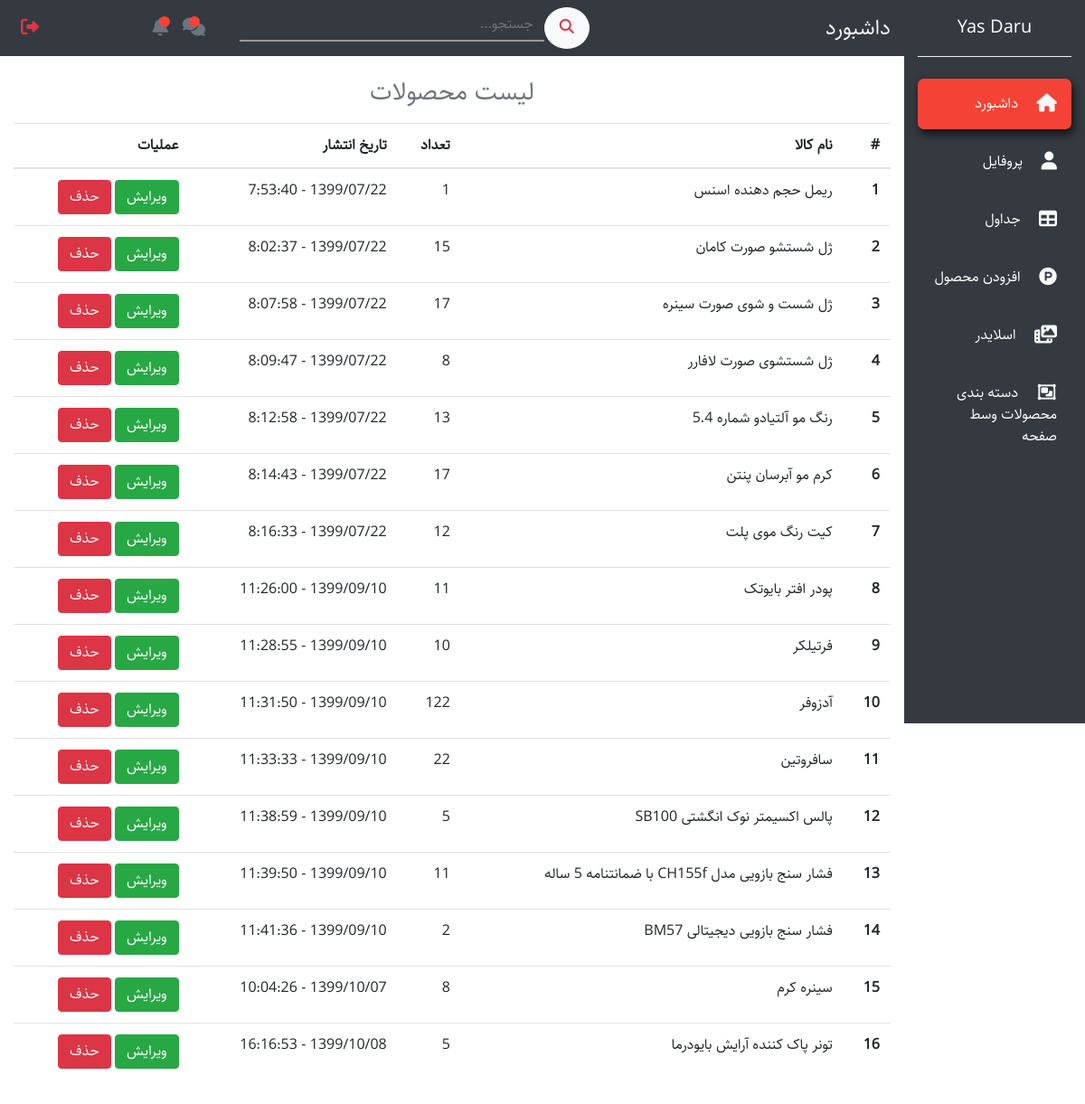
The app's page /dashboard/tables/ (signed in), older data.
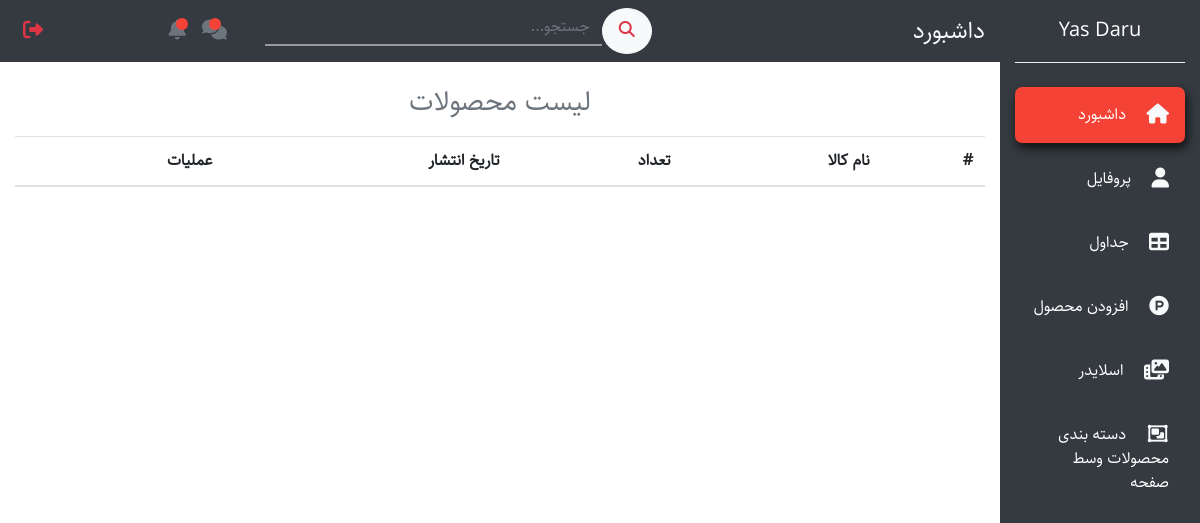
The same page, newer data.
### products/models.py (models this page shows, shortened)
class Product(models.Model):
    english_title       = models.CharField(max_length=200)
    persian_title       = models.CharField(max_length=200)
    brand_name          = models.CharField(max_length=200)
    price               = models.DecimalField(decimal_places=0, max_digits=30, default=100000)
    quantity            = models.PositiveIntegerField(default='1')
    slug                = models.SlugField(max_length=250, blank=True, null=True)
    active              = models.BooleanField(default=True)
    featured            = models.BooleanField(default=False)
    image               = models.ImageField(upload_to='products_pics', null=True, blank=True)
    date                = models.CharField(max_length=200, default=shamsi_date)
    category            = models.ForeignKey(Category, models.SET_NULL, null=True, blank=True)
    sub_category        = models.ForeignKey(SubCategory, models.SET_NULL, null=True, blank=True)
    description         = models.ForeignKey(StandardDescription, models.SET_NULL, null=True, blank=True)
    image_medium = ImageSpecField(source='image',
                                  processors=[Thumbnail(120, 120)],
                                  format='JPEG',
                                  options={'quality': 60})
    image_small = ImageSpecField(source='image',
                                 processors=[Thumbnail(50, 50)],
                                 format='JPEG',
                                 options={'quality': 60})

### dashboard/views.py (the view)
# urls.py: path('tables/', tables, name='tables'),
@staff_member_required
def tables(request):
    products = Product.objects.all()
    return render(request, 'dashboard/tables.html', {'products': products})

### A/dateconverter.py (called while the page is built)
def gLeapYear(y):
    if (y % 4 == 0) and ((y % 100 != 0) or (y % 400 == 0)):
        return True
    else:
        return False

### A/utils.py (called while the page is built)
def shamsi_date():
    now    = datetime.datetime.now()
    year   = now.year
    month  = now.month
    day    = now.day
    hour   = now.hour
    minute = now.minute
    second = now.second
    if len(str(day)) == 1:
        day = "0" + str(day)
    if len(str(month)) == 1:
        month = "0" + str(month)
    if len(str(minute)) == 1:
        minute = "0" + str(minute)
    if len(str(second)) == 1:
        second = "0" + str(second)
    stoday   = shamsiDate(int(year), int(month), int(day))
    clocknow = str(hour) +":"+ str(minute) +":"+ str(second)
    return f'{stoday} - {clocknow}'

### accounts/models.py (called while the page is built)
    @property
    def is_staff(self):
        return self.is_admin

### carts/models.py (called while the page is built)
def pre_save_cart_receiver(sender, instance, *args, **kwargs):
    if instance.subtotal > 0:
        instance.total = instance.subtotal + 0
    else:
        instance.total = 0.00

    def new_or_get(self, request):
        cart_id = request.session.get('cart_id', None)
        qs = self.get_queryset().filter(id=cart_id)
        if qs.count() == 1:
            new_obj = False
            print('Cart id exists')
            cart_obj = qs.first()
            if request.user.is_authenticated and cart_obj.user is None:
                cart_obj.user = request.user
                cart_obj.save()
        else:
            cart_obj = Cart.objects.new(user=request.user)
            new_obj = True
            request.session['cart_id'] = cart_obj.id
        return cart_obj, new_obj

    def new(self, user=None):
        user_obj = None
        if user is not None:
            if user.is_authenticated:
                user_obj = user
        return self.model.objects.create(user=user_obj)

### main/context_processors.py (called while the page is built)
def general_context(request):
    cart_obj, new_obj = Cart.objects.new_or_get(request)
    return {
                'cart': cart_obj,
            }

### dashboard/templates/dashboard/tables.html
{% extends 'dashboard/base.html' %}
{% block content %}
  <section id="tables1">
    <div class="container-fluid">
      <div class="row mb-5">
        <div class="col-xl-10 col-lg-9 col-md-8 mr-auto">
          <div class="row">
            <div class="col-12">
              <h3 class="text-muted text-center mb-3">لیست محصولات</h3>
            </div>
            <div class="col-12">
              <table class="table">
                <thead>
                  <tr>
                    <th scope="col">#</th>
                    <th scope="col">نام کالا</th>
                    <th scope="col">تعداد</th>
                    <th scope="col">تاریخ انتشار</th>
                    <th scope="col">عملیات</th>
                  </tr>
                </thead>
                <tbody>
                  {% for product in products %}
                  <tr>
                      <th scope="row">{{ forloop.counter }}</th>
                      <td>{{ product.persian_title }}</td>
                      <td>{{ product.quantity }}</td>
                      <td>{{ product.date }}</td>
                      <td>
                        <a class="btn btn-success" href="{% url 'dashboard:edit-product' product.pk %}">ویرایش</a>
                        <a class="btn btn-danger" href="{% url 'dashboard:delete-product' product.pk %}">حذف</a>
                      </td>
                  </tr>
                  {% endfor %}
                </tbody>
              </table>
            </div>
          </div>
        </div>
      </div>
    </div>
  </section>
{% endblock %}

### dashboard/templates/dashboard/base.html (shortened to what this page needs)
{% load static %}
{% if user.is_staff %}
<!DOCTYPE html>
<html lang="en">
<head>
  <link rel="stylesheet" href="https://stackpath.bootstrapcdn.com/bootstrap/4.5.0/css/bootstrap.min.css">
  <link rel="stylesheet" href="{% static 'dashboard/css/styleAdmin.css' %}">
  <link rel="stylesheet" href="{% static 'dashboard/js/jquery-ui.css' %}">
</head>
<body>
    <nav class="navbar navbar-expand-md navbar-light">
      <div class="collapse navbar-collapse" id="myNavbar">
        <div class="container-fluid">
          <div class="row">
            <div class="col-xl-2 col-lg-3 col-md-4 bg-dark text-white sidebar fixed-top">
              <a href="#" class="navbar-brand d-block text-white mx-auto text-center py-3 mb-4 bottom-border">Yas Daru</a>
              <ul class="navbar-nav flex-column mt-4" id="ul1">
                <li class="nav-item" id="dashboard">
                  <a href="admin.html" class="nav-link text-white p-3 mb-2 current">
                    <i class="fas fa-home text-light fa-lg ml-3"></i>
                    داشبورد
                  </a>
                </li>
                <li class="nav-item" id="profile1">
                  <a href="#" class="nav-link text-white p-3 mb-2 sidebar-link">
                    <i class="fas fa-user text-light fa-lg ml-3"></i>
                    پروفایل
                  </a>
                </li>
                <li class="nav-item" id="table2">
                  <a href="{% url 'dashboard:tables' %}" class="nav-link text-white p-3 mb-2 sidebar-link">
                    <i class="fas fa-table text-light fa-lg ml-3"></i>
                    جداول
                  </a>
                </li>
                <li class="nav-item" id="attachProduct">
                  <a href="{% url 'dashboard:add-product' %}" class="nav-link text-white p-3 mb-2 sidebar-link">
                    <i class="fab fa-product-hunt text-light fa-lg ml-3"></i>
                    افزودن محصول
                  </a>
                </li>
                <li class="nav-item" id="accordion">
                  <a href="#setSlider1" class="nav-link text-white p-3 mb-2 sidebar-link" data-toggle="collapse">
                    <i class="fas fa-photo-video text-light fa-lg ml-3"></i>
                   اسلایدر
                  </a>
                </li>
                <li class="nav-item" id="showCategory">
                  <a href="sortProDash.html" class="nav-link text-white p-3 mb-2 sidebar-link">
                    <i class="far fa-object-group text-light fa-lg ml-3"></i>
                    دسته بندی محصولات وسط صفحه
                  </a>
                </li>
              </ul>
            </div>
            <div class="col-xl-10 col-lg-9 col-md-8 mr-auto bg-dark fixed-top top-navbar py-2">
              <div class="row align-items-center">
                <div class="col-md-4">
                  <h4 class="text-light mb-0">داشبورد</h4>
                </div>
                <div class="col-md-5">
                  <form action="">
                    <div class="input-group">
                      <button type="button" class="btn btn-light search-button"><i class="fas fa-search text-danger"></i></button>
                      <input type="text" class="form-control search-input" placeholder="جستجو...">
                    </div>
                  </form>
                </div>
                <div class="col-md-3">
                  <ul class="navbar-nav">
                    <li class="nav-item icon-parent">
                      <a href="#" class="nav-link icon-bullet"><i class="fas fa-comments text-muted fa-lg"></i></a>
                    </li>
                    <li class="nav-item icon-parent">
                      <a href="#" class="nav-link icon-bullet"><i class="fas fa-bell text-muted fa-lg"></i></a>
                    </li>
                    <li class="nav-item mr-md-auto">
                      <a href="{% url 'accounts:logout' %}" class="nav-link"><i class="fas fa-sign-out-alt text-danger fa-lg"></i></a>
                    </li>
                  </ul>
                </div>
              </div>
            </div>
          </div>
        </div>
      </div>
    </nav>
    {% block content %}
    {% endblock %}
</body>
</html>
{% else %}
no access
{% endif %}

### static/dashboard/css/styleAdmin.css (style rules this page uses)
* { margin: 0; padding: 0; }
body { background: white; direction: rtl; text-align: right; font-family: Sahel; }
.sidebar { height: 100vh; }
.bottom-border { border-bottom: 1px groove #eee; }
.sidebar-link { transition: all 0.4s; }
.current { background-color: #f44336; border-radius: 7px; box-shadow: 2px 5px 10px #111; transition: all 0.3s; }
.search-input { background: transparent; border: none; border-radius: 0; border-bottom: 2px solid #999; transition: all 0.4s; }
.search-button { border-radius: 50%; padding: 10px 16px; transition: all 0.4s; }
.icon-parent { position: relative; }
.icon-bullet::after { content: ""; position: absolute; top: 7px; left: 15px; height: 12px; width: 12px; border-radius: 50%; background-color: #f44336; }
section { display: block; margin-top: 70px; }

Row changes from the older to the newer data that the page shows:
removed Product: persian_title "ریمل حجم دهنده اسنس", quantity "1", date "1399/07/22 - 7:53:40"
removed Product: persian_title "ژل شستشو صورت کامان", quantity "15", date "1399/07/22 - 8:02:37"
removed Product: persian_title "ژل شست و شوی صورت سینره", quantity "17", date "1399/07/22 - 8:07:58"
removed Product: persian_title "ژل شستشوی صورت لافارر", quantity "8", date "1399/07/22 - 8:09:47"
removed Product: persian_title "رنگ مو آلتیادو شماره 5.4", quantity "13", date "1399/07/22 - 8:12:58"
removed Product: persian_title "کرم مو آبرسان پنتن", quantity "17", date "1399/07/22 - 8:14:43"
removed Product: persian_title "کیت رنگ موی پلت", quantity "12", date "1399/07/22 - 8:16:33"
removed Product: persian_title "پودر افتر بایوتک", quantity "11", date "1399/09/10 - 11:26:00"
removed Product: persian_title "فرتیلکر", quantity "10", date "1399/09/10 - 11:28:55"
removed Product: persian_title "آدزوفر", quantity "122", date "1399/09/10 - 11:31:50"
removed Product: persian_title "سافروتین", quantity "22", date "1399/09/10 - 11:33:33"
removed Product: persian_title "پالس اکسیمتر نوک انگشتی SB100", quantity "5", date "1399/09/10 - 11:38:59"
removed Product: persian_title "فشار سنج بازویی مدل CH155f با ضمانتنامه 5 ساله", quantity "11", date "1399/09/10 - 11:39:50"
removed Product: persian_title "فشار سنج بازویی دیجیتالی BM57", quantity "2", date "1399/09/10 - 11:41:36"
removed Product: persian_title "سینره کرم", quantity "8", date "1399/10/07 - 10:04:26"
removed Product: persian_title "تونر پاک کننده آرایش بایودرما", quantity "5", date "1399/10/08 - 16:16:53"
